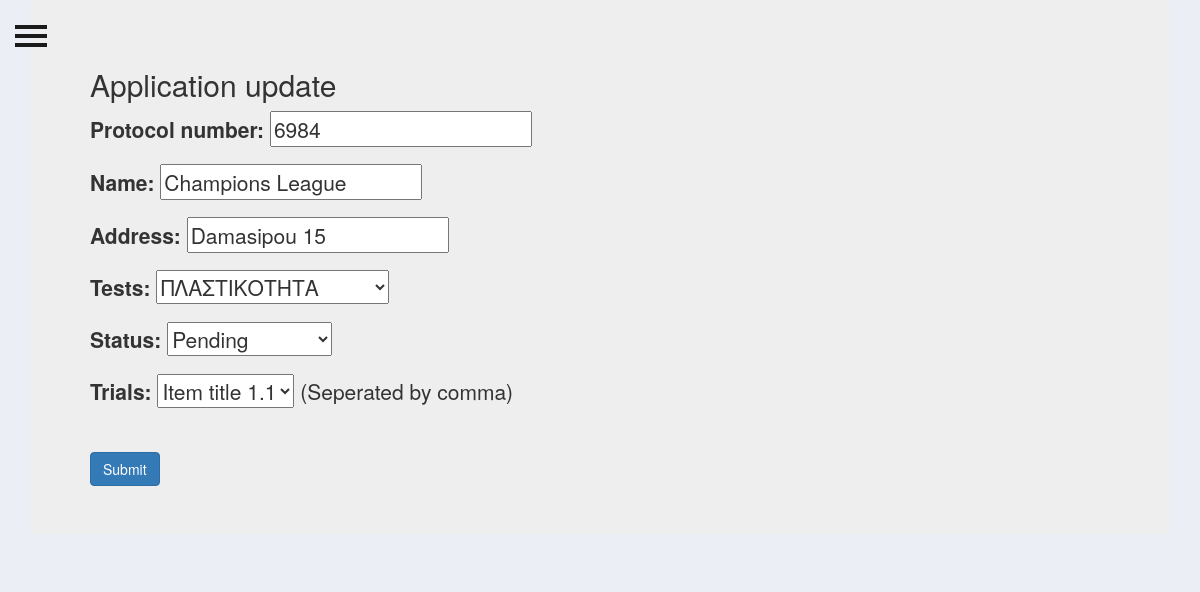
Screenshot of /applications/updateOrder/8/ with the database file from the repository.
### applications/models.py (models this page shows, shortened)
class Application(models.Model):
	MY_CHOICES = (('item_key1', 'Item title 1.1'),
              ('item_key2', 'Item title 1.2'),
              ('item_key3', 'Item title 1.3'),
              ('item_key4', 'Item title 1.4'),
              ('item_key5', 'Item title 1.5'))
	TESTS=(
	    ('ΥΓΕΙΑ', 'ΥΓΕΙΑ'),
	    ('ΠΛΑΣΤΙΚΟΤΗΤΑ', 'ΠΛΑΣΤΙΚΟΤΗΤΑ'),
	    ('ΕΙΣΚΟΜΙΣΗ ΜΗΤΡΩΝ', 'ΕΙΣΚΟΜΙΣΗ ΜΗΤΡΩΝ'),
		('ΘΡΑΥΣΗ ΔΟΚΙΜΙΩΝ', 'ΘΡΑΥΣΗ ΔΟΚΙΜΙΩΝ')
		)
	STATUS=(
		('Pending', 'Pending'),
        ('Out for delivery', 'Out for delivery'),
        ('Delivered', 'Delivered')
		)
	protocol_number = models.IntegerField()
	name = models.CharField(max_length=264,unique=True)
	address = models.CharField(max_length=264,unique=True)
	date = models.DateField(auto_now=True)
	tests = models.CharField(max_length=200, null=True, choices=TESTS)
	status = models.CharField(max_length=200, null=True, choices=STATUS)
	status_list = MultiSelectField(choices=MY_CHOICES,null=True)
	class Meta:
		ordering = ['-date']

### applications/views.py (the view)
# urls.py: path('updateOrder/<str:pk>/', views.updateOrder, name='updateOrder')
def updateOrder(request, pk):
    registered = False
    order = Application.objects.get(id=pk)
    form = ApplicationForm(instance=order)
    if request.method == 'POST':
        form = ApplicationForm(request.POST, instance=order)
        if form.is_valid():
            form.save()
            registered = True
    context = {'form':form, 'registered':registered}
    return render(request, 'applications/order_form.html', context)

### applications/forms.py
class ApplicationForm(forms.ModelForm):
    class Meta():
        model = Application
        fields = '__all__'
        labels = {
        'status_list': 'Trials'
        }
        help_texts = {
            'status_list': '(Seperated by comma)',
        }
        widgets = {
            'date': DateInput(attrs={'type': 'date'}),
            'class': 'form-control datetimepicker-input',
            'data-target': '#datetimepicker1'
        }

### applications/templates/applications/order_form.html (shortened to what this page needs)
{% extends 'basic_app/newbase.html' %}
{% load static %}
{% block body_block %}
<div class="jumbotron">
{% if registered %}
  <h1>Application Updated!!</h1>
  <a class="btn btn-info" href="{% url 'applications:all_applications' %}" role="button">Return to applications</a>
{% else %}
    <h2>Application update</h2>
      <div id="form-group">
      <form enctype="multipart/form-data" method="POST">
				{{ form.as_p }}
					<hr>
        <button type="submit" class="btn btn-primary">Submit</button>
			</form>
      {% endif %}
      </div>
    </div>
{% endblock %}

### basic_app/static/basic_app/css/homepage.css (style rules this page uses)
body { position: relative; overflow-x: hidden; background-color: #ebeff5; }
body, html { height: 100%; }

### rows the page displays
Application: protocol_number "6984", name "Champions League", address "Damasipou 15", tests "ΠΛΑΣΤΙΚΟΤΗΤΑ", status "Pending", status_list "Item title 1.1"
